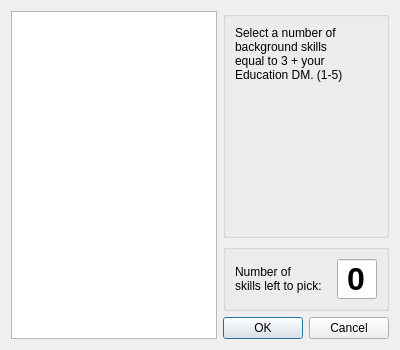
<?xml version="1.0" encoding="UTF-8"?>
<ui version="4.0">
 <class>BackgroundDialog</class>
 <widget class="QDialog" name="BackgroundDialog">
  <property name="windowModality">
   <enum>Qt::ApplicationModal</enum>
  </property>
  <property name="geometry">
   <rect>
    <x>0</x>
    <y>0</y>
    <width>400</width>
    <height>350</height>
   </rect>
  </property>
  <property name="windowTitle">
   <string>Background Skills</string>
  </property>
  <layout class="QGridLayout" name="gridLayout">
   <property name="spacing">
    <number>-1</number>
   </property>
   <item row="0" column="0" rowspan="3">
    <widget class="QListView" name="skillListView">
     <property name="editTriggers">
      <set>QAbstractItemView::NoEditTriggers</set>
     </property>
     <property name="showDropIndicator" stdset="0">
      <bool>false</bool>
     </property>
     <property name="alternatingRowColors">
      <bool>true</bool>
     </property>
     <property name="selectionMode">
      <enum>QAbstractItemView::MultiSelection</enum>
     </property>
     <property name="selectionBehavior">
      <enum>QAbstractItemView::SelectRows</enum>
     </property>
     <property name="selectionRectVisible">
      <bool>false</bool>
     </property>
    </widget>
   </item>
   <item row="0" column="1">
    <widget class="QGroupBox" name="infoGroupBox">
     <property name="title">
      <string/>
     </property>
     <layout class="QHBoxLayout" name="horizontalLayout_2">
      <item>
       <widget class="QLabel" name="infoLabel">
        <property name="text">
         <string>Select a number of
background skills
equal to 3 + your
Education DM. (1-5)</string>
        </property>
        <property name="alignment">
         <set>Qt::AlignLeading|Qt::AlignLeft|Qt::AlignTop</set>
        </property>
       </widget>
      </item>
     </layout>
    </widget>
   </item>
   <item row="1" column="1">
    <widget class="QGroupBox" name="countGroupBox">
     <property name="sizePolicy">
      <sizepolicy hsizetype="Expanding" vsizetype="Maximum">
       <horstretch>0</horstretch>
       <verstretch>0</verstretch>
      </sizepolicy>
     </property>
     <property name="title">
      <string/>
     </property>
     <property name="alignment">
      <set>Qt::AlignRight|Qt::AlignTrailing|Qt::AlignVCenter</set>
     </property>
     <property name="flat">
      <bool>false</bool>
     </property>
     <layout class="QHBoxLayout" name="horizontalLayout">
      <item>
       <widget class="QLabel" name="countLabel">
        <property name="sizePolicy">
         <sizepolicy hsizetype="Expanding" vsizetype="Preferred">
          <horstretch>0</horstretch>
          <verstretch>0</verstretch>
         </sizepolicy>
        </property>
        <property name="minimumSize">
         <size>
          <width>0</width>
          <height>0</height>
         </size>
        </property>
        <property name="maximumSize">
         <size>
          <width>16777215</width>
          <height>16777215</height>
         </size>
        </property>
        <property name="text">
         <string>Number of
skills left to pick:</string>
        </property>
       </widget>
      </item>
      <item>
       <widget class="QLineEdit" name="countLineEdit">
        <property name="sizePolicy">
         <sizepolicy hsizetype="Expanding" vsizetype="Expanding">
          <horstretch>0</horstretch>
          <verstretch>0</verstretch>
         </sizepolicy>
        </property>
        <property name="minimumSize">
         <size>
          <width>40</width>
          <height>40</height>
         </size>
        </property>
        <property name="maximumSize">
         <size>
          <width>40</width>
          <height>40</height>
         </size>
        </property>
        <property name="font">
         <font>
          <pointsize>24</pointsize>
          <weight>75</weight>
          <bold>true</bold>
         </font>
        </property>
        <property name="text">
         <string>0</string>
        </property>
        <property name="alignment">
         <set>Qt::AlignCenter</set>
        </property>
        <property name="readOnly">
         <bool>true</bool>
        </property>
        <property name="clearButtonEnabled">
         <bool>false</bool>
        </property>
       </widget>
      </item>
     </layout>
    </widget>
   </item>
   <item row="2" column="1">
    <widget class="QDialogButtonBox" name="dialogButtonBox">
     <property name="orientation">
      <enum>Qt::Horizontal</enum>
     </property>
     <property name="standardButtons">
      <set>QDialogButtonBox::Cancel|QDialogButtonBox::Ok</set>
     </property>
    </widget>
   </item>
  </layout>
 </widget>
 <resources/>
 <connections>
  <connection>
   <sender>dialogButtonBox</sender>
   <signal>accepted()</signal>
   <receiver>BackgroundDialog</receiver>
   <slot>accept()</slot>
   <hints>
    <hint type="sourcelabel">
     <x>248</x>
     <y>254</y>
    </hint>
    <hint type="destinationlabel">
     <x>157</x>
     <y>274</y>
    </hint>
   </hints>
  </connection>
  <connection>
   <sender>dialogButtonBox</sender>
   <signal>rejected()</signal>
   <receiver>BackgroundDialog</receiver>
   <slot>reject()</slot>
   <hints>
    <hint type="sourcelabel">
     <x>316</x>
     <y>260</y>
    </hint>
    <hint type="destinationlabel">
     <x>286</x>
     <y>274</y>
    </hint>
   </hints>
  </connection>
  <connection>
   <sender>skillListView</sender>
   <signal>entered(QModelIndex)</signal>
   <receiver>BackgroundDialog</receiver>
   <slot>Clicked(QModelIndex)</slot>
   <hints>
    <hint type="sourcelabel">
     <x>249</x>
     <y>172</y>
    </hint>
    <hint type="destinationlabel">
     <x>249</x>
     <y>149</y>
    </hint>
   </hints>
  </connection>
  <connection>
   <sender>skillListView</sender>
   <signal>clicked(QModelIndex)</signal>
   <receiver>BackgroundDialog</receiver>
   <slot>Clicked(QModelIndex)</slot>
   <hints>
    <hint type="sourcelabel">
     <x>98</x>
     <y>174</y>
    </hint>
    <hint type="destinationlabel">
     <x>199</x>
     <y>174</y>
    </hint>
   </hints>
  </connection>
  <connection>
   <sender>skillListView</sender>
   <signal>pressed(QModelIndex)</signal>
   <receiver>BackgroundDialog</receiver>
   <slot>Clicked(QModelIndex)</slot>
   <hints>
    <hint type="sourcelabel">
     <x>98</x>
     <y>174</y>
    </hint>
    <hint type="destinationlabel">
     <x>199</x>
     <y>174</y>
    </hint>
   </hints>
  </connection>
 </connections>
 <slots>
  <slot>Clicked(QModelIndex)</slot>
 </slots>
</ui>
